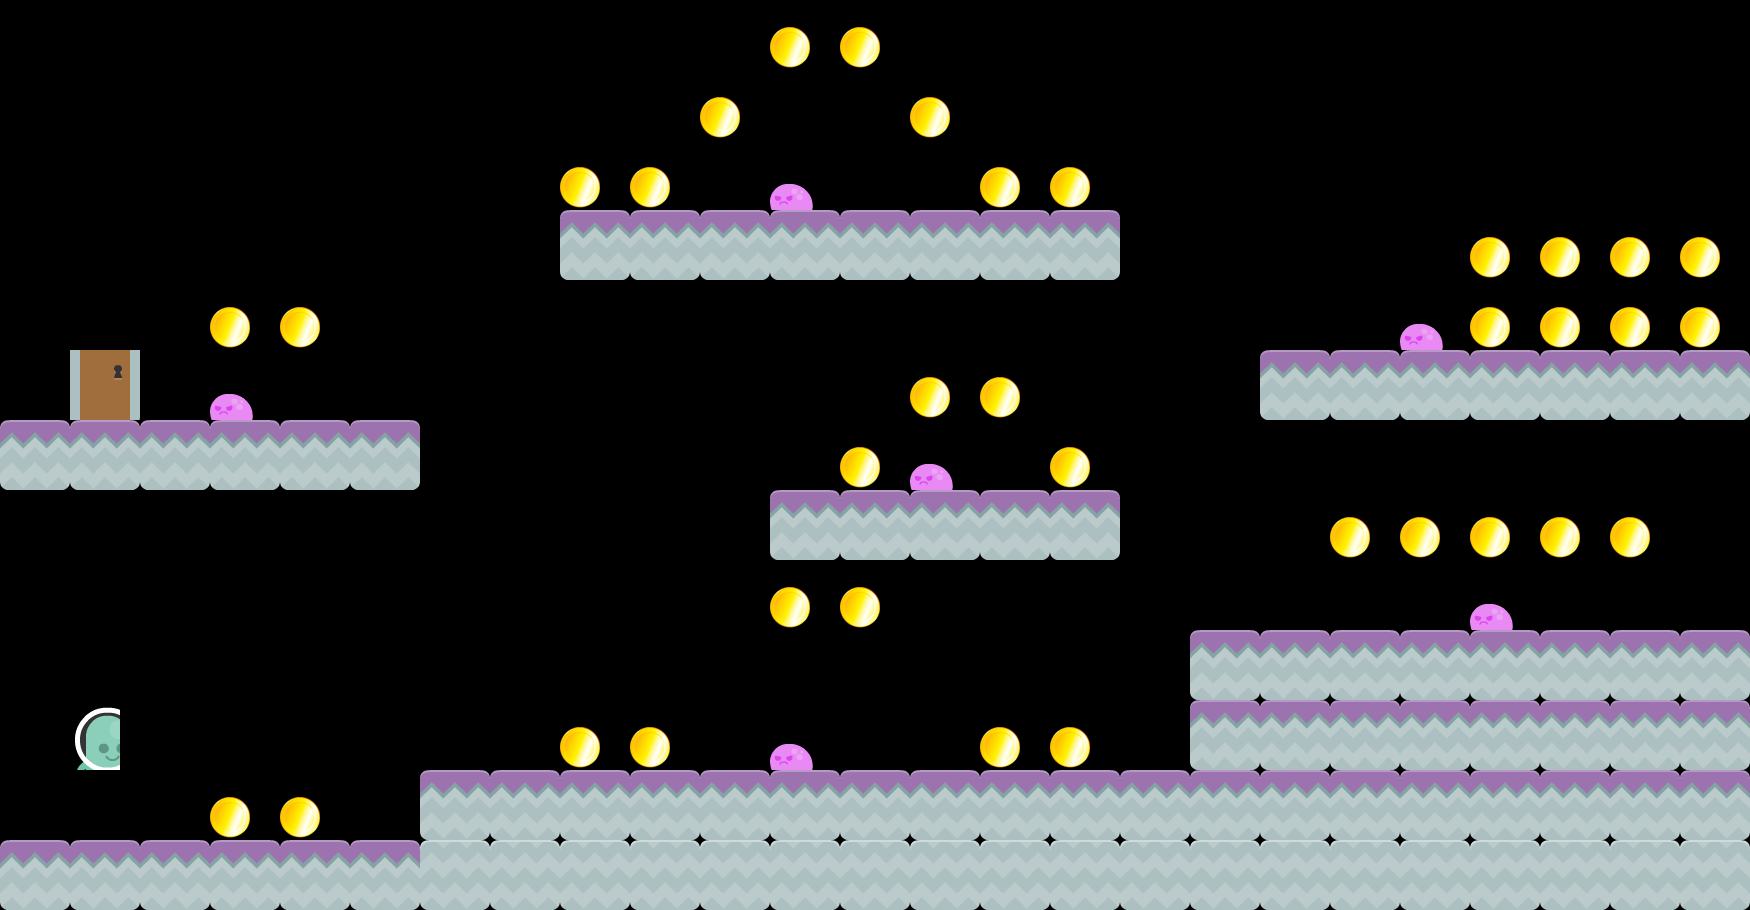

The image is a tile-based game level rendered from a .tmx file. Its description and complete source (layers, tilesets, objects, tile grids) follow:
An orthogonal 25x13 tile map with 70x70 px tiles, 1 tile layer (Tile Layer 1), 7 tilesets.

<map version="1.0" orientation="orthogonal" renderorder="right-down" width="25" height="13" tilewidth="70" tileheight="70" nextobjectid="1">
 <tileset firstgid="1" name="ground" tilewidth="70" tileheight="70" tilecount="1">
  <image source="../Art/Art/tiles/ground.png" width="70" height="70" />
 </tileset>
 <tileset firstgid="2" name="ground_dirt" tilewidth="70" tileheight="70" tilecount="1">
  <image source="../Art/Art/tiles/ground_dirt.png" width="70" height="70" />
 </tileset>
 <tileset firstgid="3" name="walk0001" tilewidth="50" tileheight="67" tilecount="1">
  <image source="../Art/Art/character/walk/walk0001.png" width="75" height="96" />
 </tileset>
 <tileset firstgid="4" name="slime_walk" tilewidth="43" tileheight="26" tilecount="1">
  <image source="../Art/Art/enemies/slime_walk.png" width="43" height="26" />
 </tileset>
 <tileset firstgid="5" name="coin_gold" tilewidth="40" tileheight="45" tilecount="1">
  <image source="../Art/Art/coin/coin/1.png" width="40" height="45" />
 </tileset>
 <tileset firstgid="6" name="door_closedMid" tilewidth="70" tileheight="70" tilecount="1">
  <image source="../Art/Art/exit/door_closedMid.png" width="70" height="70" />
 </tileset>
 <tileset firstgid="7" name="fly_fly" tilewidth="69" tileheight="31" tilecount="1">
  <image source="../Art/Art/enemies/fly_fly.png" width="69" height="31" />
 </tileset>
 <layer name="Tile Layer 1" width="25" height="13">
  <data encoding="csv">
0,0,0,0,0,0,0,0,0,0,0,5,5,0,0,0,0,0,0,0,0,0,0,0,0,
0,0,0,0,0,0,0,0,0,0,5,0,0,5,0,0,0,0,0,0,0,0,0,0,0,
0,0,0,0,0,0,0,0,5,5,0,4,0,0,5,5,0,0,0,0,0,0,0,0,0,
0,0,0,0,0,0,0,0,1,1,1,1,1,1,1,1,0,0,0,0,0,5,5,5,5,
0,0,0,5,5,0,0,0,0,0,0,0,0,0,0,0,0,0,0,0,4,5,5,5,5,
0,6,0,4,0,0,0,0,0,0,0,0,0,5,5,0,0,0,1,1,1,1,1,1,1,
1,1,1,1,1,1,0,0,0,0,0,0,5,4,0,5,0,0,0,0,0,0,0,0,0,
0,0,0,0,0,0,0,0,0,0,0,1,1,1,1,1,0,0,0,5,5,5,5,5,0,
0,0,0,0,0,0,0,0,0,0,0,5,5,0,0,0,0,0,0,0,0,4,0,0,0,
0,0,0,0,0,0,0,0,0,0,0,0,0,0,0,0,0,1,1,1,1,1,1,1,1,
0,3,0,0,0,0,0,0,5,5,0,4,0,0,5,5,0,1,1,1,1,1,1,1,1,
0,0,0,5,5,0,1,1,1,1,1,1,1,1,1,1,1,1,1,1,1,1,1,1,1,
1,1,1,1,1,1,2,2,2,2,2,2,2,2,2,2,2,2,2,2,2,2,2,2,2
</data>
 </layer>
</map>
